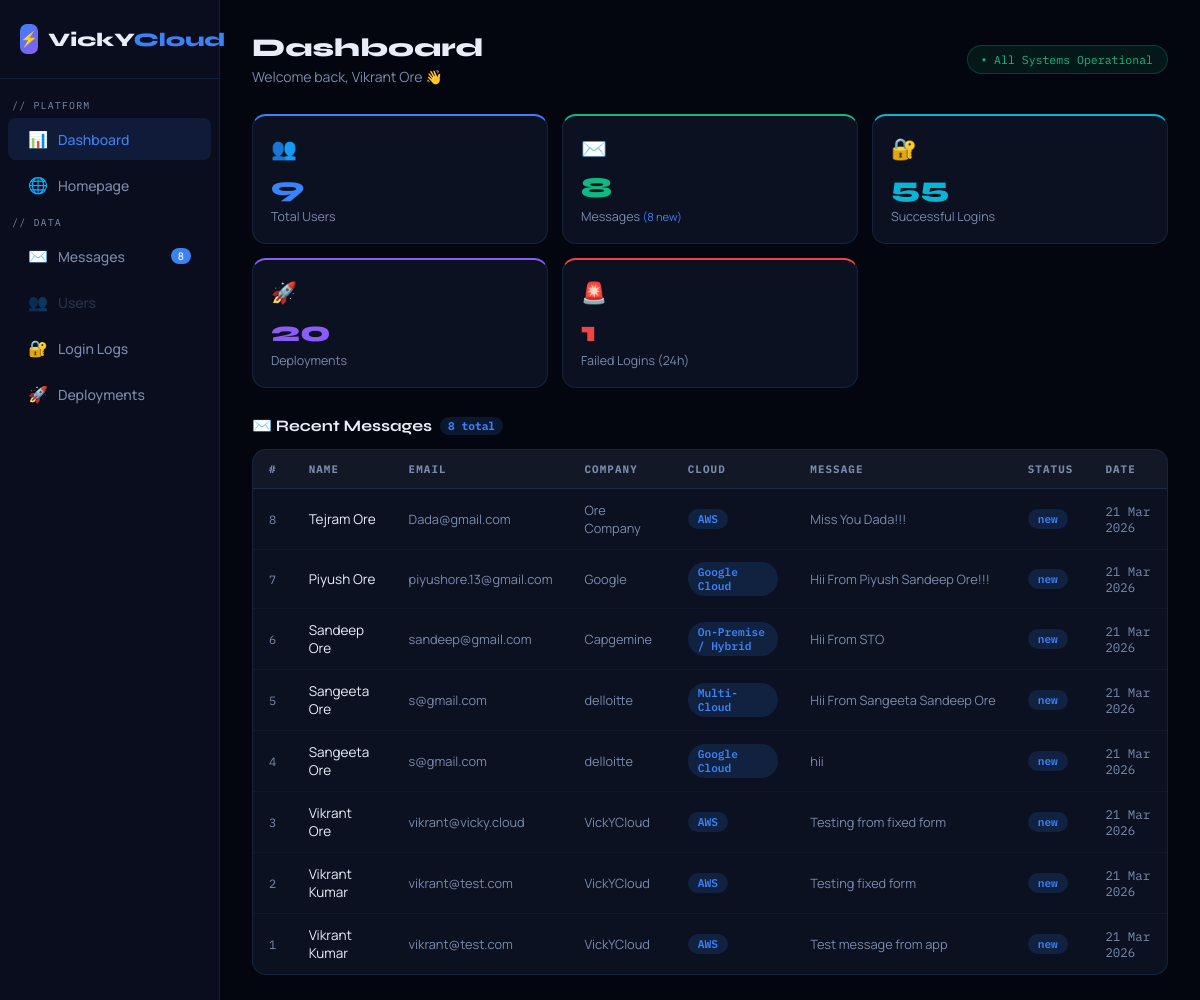
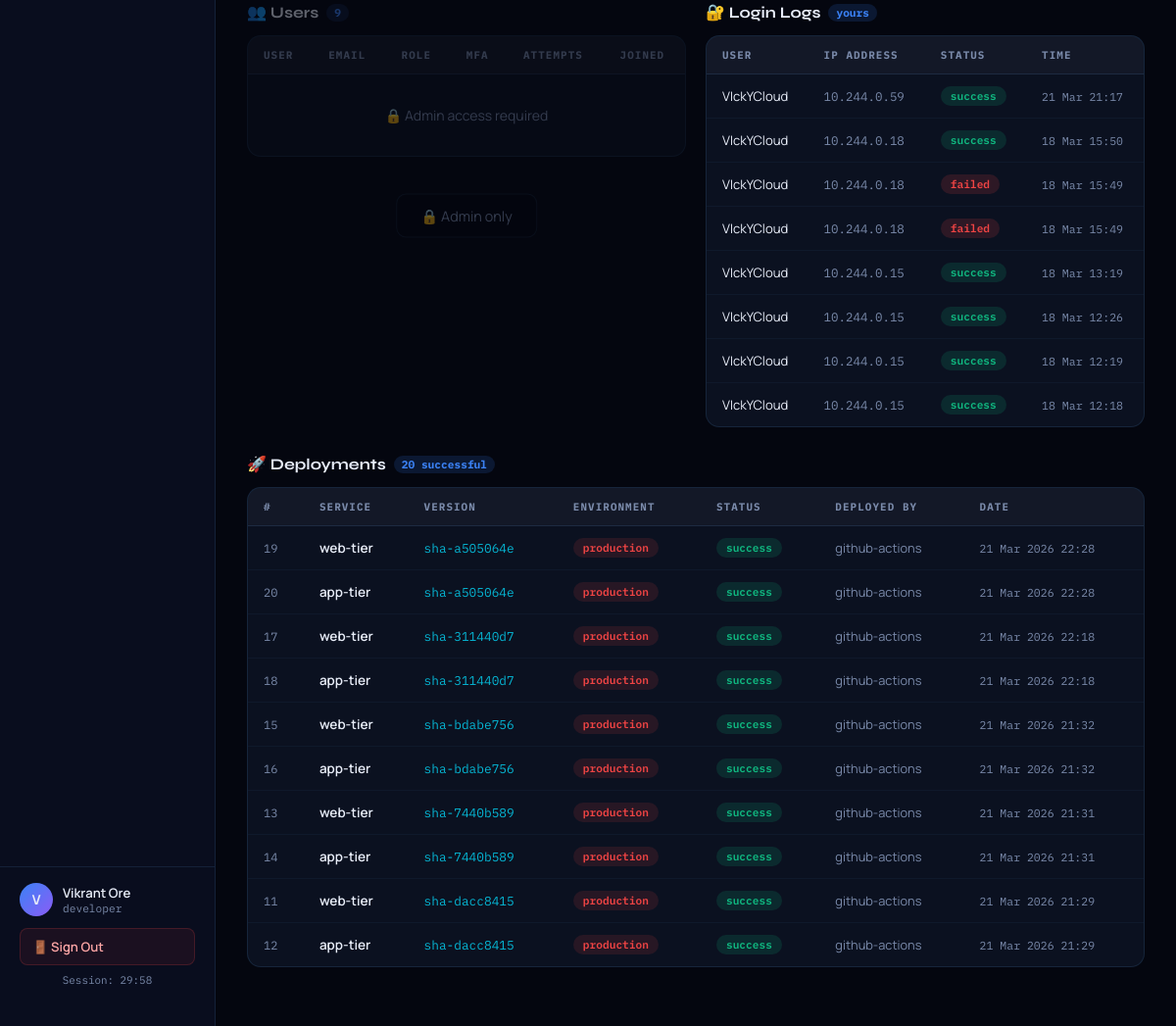
The app's page /app-tier/dashboard.php (signed in) with its own data (2 pictures, top to bottom).
### tables this page shows
CREATE TABLE `messages` (
  `id` int NOT NULL AUTO_INCREMENT,
  `user_id` int DEFAULT NULL,
  `first_name` varchar(100) NOT NULL,
  `last_name` varchar(100) NOT NULL,
  `email` varchar(255) NOT NULL,
  `company` varchar(150) DEFAULT NULL,
  `cloud` enum('AWS','Google Cloud','Azure','Multi-Cloud','On-Premise / Hybrid','') DEFAULT '',
  `message` text NOT NULL,
  `status` enum('new','read','replied') DEFAULT 'new',
  `created_at` timestamp NULL DEFAULT CURRENT_TIMESTAMP,
  PRIMARY KEY (`id`),
  KEY `fk_messages_user` (`user_id`),
  KEY `idx_messages_email` (`email`),
  KEY `idx_messages_status` (`status`),
  KEY `idx_messages_created` (`created_at`),
  CONSTRAINT `fk_messages_user` FOREIGN KEY (`user_id`) REFERENCES `users` (`id`) ON DELETE SET NULL
);

CREATE TABLE `users` (
  `id` int NOT NULL AUTO_INCREMENT,
  `username` varchar(80) DEFAULT NULL,
  `first_name` varchar(100) NOT NULL,
  `last_name` varchar(100) NOT NULL,
  `email` varchar(255) NOT NULL,
  `password_hash` varchar(255) NOT NULL,
  `company` varchar(150) DEFAULT NULL,
  `role` enum('admin','developer','viewer') DEFAULT 'developer',
  `mfa_enabled` tinyint(1) DEFAULT '0',
  `mfa_secret` varchar(64) DEFAULT NULL,
  `remember_token` varchar(64) DEFAULT NULL,
  `login_attempts` tinyint DEFAULT '0',
  `locked_until` datetime DEFAULT NULL,
  `last_login` datetime DEFAULT NULL,
  `created_at` timestamp NULL DEFAULT CURRENT_TIMESTAMP,
  `updated_at` timestamp NULL DEFAULT CURRENT_TIMESTAMP ON UPDATE CURRENT_TIMESTAMP,
  PRIMARY KEY (`id`),
  UNIQUE KEY `email` (`email`),
  UNIQUE KEY `username` (`username`),
  KEY `idx_users_email` (`email`),
  KEY `idx_users_username` (`username`)
);

CREATE TABLE `deployments` (
  `id` int NOT NULL AUTO_INCREMENT,
  `service_name` varchar(150) NOT NULL,
  `version` varchar(50) NOT NULL,
  `environment` enum('dev','staging','production') NOT NULL,
  `status` enum('pending','running','success','failed') DEFAULT 'pending',
  `deployed_by` varchar(100) DEFAULT NULL,
  `deployed_at` timestamp NULL DEFAULT CURRENT_TIMESTAMP,
  PRIMARY KEY (`id`),
  KEY `idx_deployments_env` (`environment`),
  KEY `idx_deployments_status` (`status`)
);

### app-tier/dashboard.php (the view, shortened to what this page needs)
<?php
$host = getenv('DB_HOST') ?: 'mysql-service';
$user = getenv('DB_USER') ?: 'vickyuser';
$pass = getenv('DB_PASS') ?: 'password123';
$db   = getenv('DB_NAME') ?: 'devopsdb';
$conn = new mysqli($host, $user, $pass, $db);
$current_user_id   = (int) $_SESSION['user_id'];
$current_user_name = $_SESSION['user_name']  ?? 'User';
$current_role      = $_SESSION['user_role']  ?? 'developer';
$is_admin          = ($current_role === 'admin');
$total_users    = $conn->query("SELECT COUNT(*) c FROM users")->fetch_assoc()['c'];
$total_messages = $conn->query("SELECT COUNT(*) c FROM messages")->fetch_assoc()['c'];
$new_messages   = $conn->query("SELECT COUNT(*) c FROM messages WHERE status='new'")->fetch_assoc()['c'];
$total_logins   = $conn->query("SELECT COUNT(*) c FROM login_logs WHERE status='success'")->fetch_assoc()['c'];
$total_deploys  = $conn->query("SELECT COUNT(*) c FROM deployments WHERE status='success'")->fetch_assoc()['c'];
$failed_logins  = $conn->query("SELECT COUNT(*) c FROM login_logs WHERE status='failed' AND created_at > DATE_SUB(NOW(), INTERVAL 24 HOUR)")->fetch_assoc()['c'];
$messages = $conn->query(
    "SELECT id, first_name, last_name, email, company, cloud, message, status, created_at
     FROM messages ORDER BY created_at DESC LIMIT 10"
);
$users = null;
if ($is_admin) {
    $logs = $conn->query(
        "SELECT l.id, u.username, u.email, l.ip_address, l.status, l.created_at
         FROM login_logs l
         LEFT JOIN users u ON l.user_id = u.id
         ORDER BY l.created_at DESC LIMIT 20"
    );
} else {
    $logs = $conn->query(
        "SELECT l.id, u.username, u.email, l.ip_address, l.status, l.created_at
         FROM login_logs l
         LEFT JOIN users u ON l.user_id = u.id
         WHERE l.user_id = $current_user_id
         ORDER BY l.created_at DESC LIMIT 10"
    );
}
$deployments = $conn->query(
    "SELECT id, service_name, version, environment, status, deployed_by, deployed_at
     FROM deployments ORDER BY deployed_at DESC LIMIT 10"
);
?>
<!DOCTYPE html>
<html lang="en">
<head>
</head>
<body>
<aside class="sidebar">
  <div class="sidebar-brand">
    <div class="brand-icon">⚡</div>
    <div class="brand-text">VickY<span>Cloud</span></div>
  </div>
  <div class="nav-section">// Platform</div>
  <a class="nav-item active" href="dashboard.php"><span class="nav-icon">📊</span> Dashboard</a>
  <a class="nav-item" href="index.html"><span class="nav-icon">🌐</span> Homepage</a>
  <div class="nav-section">// Data</div>
  <a class="nav-item" href="#messages"><span class="nav-icon">✉️</span> Messages
    <?php if($new_messages > 0): ?><span class="nav-badge"><?= $new_messages ?></span><?php endif; ?>
  </a>
  <a class="nav-item admin-only-nav" href="#users"><span class="nav-icon">👥</span> Users</a>
  <a class="nav-item" href="#logs"><span class="nav-icon">🔐</span> Login Logs</a>
  <a class="nav-item" href="#deployments"><span class="nav-icon">🚀</span> Deployments</a>
  <div class="sidebar-footer">
    <div class="user-info">
      <div class="user-avatar"><?= strtoupper(substr($current_user_name, 0, 1)) ?></div>
      <div>
        <div class="user-name"><?= htmlspecialchars($current_user_name) ?></div>
        <div class="user-role"><?= htmlspecialchars($current_role) ?><?= $is_admin ? ' 👑' : '' ?></div>
      </div>
    </div>
    <a href="logout.php" class="logout-btn">🚪 Sign Out</a>
    <div class="session-timer" id="session-timer">Session: 30:00</div>
  </div>
</aside>
<main class="main">
  <div class="page-header">
    <div>
      <div class="page-title">Dashboard <?= $is_admin ? '👑' : '' ?></div>
      <div class="page-subtitle">Welcome back, <?= htmlspecialchars($current_user_name) ?> 👋
      </div>
    </div>
    <div class="live-badge">All Systems Operational</div>
  </div>
  <div class="stats-grid">
    <div class="stat-card"><div class="stat-icon">👥</div><div class="stat-val"><?= $total_users ?></div><div class="stat-lbl">Total Users</div></div>
    <div class="stat-card"><div class="stat-icon">✉️</div><div class="stat-val"><?= $total_messages ?></div><div class="stat-lbl">Messages <?php if($new_messages>0):?><span style="color:var(--accent);font-size:0.7rem">(<?=$new_messages?> new)</span><?php endif;?></div></div>
    <div class="stat-card"><div class="stat-icon">🔐</div><div class="stat-val"><?= $total_logins ?></div><div class="stat-lbl">Successful Logins</div></div>
    <div class="stat-card"><div class="stat-icon">🚀</div><div class="stat-val"><?= $total_deploys ?></div><div class="stat-lbl">Deployments</div></div>
    <div class="stat-card"><div class="stat-icon">🚨</div><div class="stat-val"><?= $failed_logins ?></div><div class="stat-lbl">Failed Logins (24h)</div></div>
  </div>
  <div class="section" id="messages">
    <div class="section-header">
      <div class="section-title">✉️ Recent Messages <span class="section-count"><?= $total_messages ?> total</span></div>
    </div>
    <div class="table-wrap">
      <table>
        <thead><tr><th>#</th><th>Name</th><th>Email</th><th>Company</th><th>Cloud</th><th>Message</th><th>Status</th><th>Date</th></tr></thead>
        <tbody>
          <?php if ($messages->num_rows === 0): ?>
            <tr class="empty-row"><td colspan="8">No messages yet — submit the contact form to see data here</td></tr>
          <?php else: while ($row = $messages->fetch_assoc()): ?>
          <tr>
            <td style="color:var(--muted);font-family:'IBM Plex Mono',monospace;font-size:0.75rem"><?= $row['id'] ?></td>
            <td><?= htmlspecialchars($row['first_name'].' '.$row['last_name']) ?></td>
            <td style="color:var(--muted);font-size:0.8rem"><?= htmlspecialchars($row['email']) ?></td>
            <td style="color:var(--muted);font-size:0.8rem"><?= htmlspecialchars($row['company']??'—') ?></td>
            <td><?php if($row['cloud']):?><span class="badge badge-new"><?= htmlspecialchars($row['cloud']) ?></span><?php else:?>—<?php endif;?></td>
            <td><div class="msg-preview" title="<?= htmlspecialchars($row['message']) ?>"><?= htmlspecialchars($row['message']) ?></div></td>
            <td><span class="badge badge-<?= $row['status'] ?>"><?= $row['status'] ?></span></td>
            <td style="color:var(--muted);font-size:0.78rem;font-family:'IBM Plex Mono',monospace"><?= date('d M Y', strtotime($row['created_at'])) ?></td>
          </tr>
          <?php endwhile; endif; ?>
        </tbody>
      </table>
    </div>
  </div>
  <div class="two-col">
    <div class="section admin-only-section" id="users">
      <div class="section-header">
        <div class="section-title">👥 Users <span class="section-count"><?= $total_users ?></span></div>
      </div>
      <div class="table-wrap">
        <table>
          <thead><tr><th>User</th><th>Email</th><th>Role</th><th>MFA</th><th>Attempts</th><th>Joined</th></tr></thead>
          <tbody>
            <?php if (!$is_admin): ?>
              <tr class="empty-row"><td colspan="6">🔒 Admin access required</td></tr>
            <?php elseif ($users->num_rows === 0): ?>
              <tr class="empty-row"><td colspan="6">No users found</td></tr>
            <?php endif; ?>
          </tbody>
        </table>
      </div>
    </div>
    <div class="section" id="logs">
      <div class="section-header">
        <div class="section-title">🔐 Login Logs <span class="section-count"><?= $is_admin?'all':'yours' ?></span></div>
      </div>
      <div class="table-wrap">
        <table>
          <thead><tr><th>User</th><th>IP Address</th><th>Status</th><th>Time</th></tr></thead>
          <tbody>
            <?php if ($logs->num_rows === 0): ?>
              <tr class="empty-row"><td colspan="4">No login activity yet</td></tr>
            <?php else: while ($row = $logs->fetch_assoc()): ?>
            <tr>
              <td style="font-size:0.82rem"><?= htmlspecialchars($row['username']??'unknown') ?></td>
              <td style="font-family:'IBM Plex Mono',monospace;font-size:0.78rem;color:var(--muted)"><?= htmlspecialchars($row['ip_address']) ?></td>
              <td><span class="badge badge-<?= $row['status'] ?>"><?= $row['status'] ?></span></td>
              <td style="color:var(--muted);font-size:0.72rem;font-family:'IBM Plex Mono',monospace"><?= date('d M H:i', strtotime($row['created_at'])) ?></td>
            </tr>
            <?php endwhile; endif; ?>
          </tbody>
        </table>
      </div>
    </div>
  </div>
  <div class="section" id="deployments">
    <div class="section-header">
      <div class="section-title">🚀 Deployments <span class="section-count"><?= $total_deploys ?> successful</span></div>
    </div>
    <div class="table-wrap">
      <table>
        <thead><tr><th>#</th><th>Service</th><th>Version</th><th>Environment</th><th>Status</th><th>Deployed By</th><th>Date</th></tr></thead>
        <tbody>
          <?php if ($deployments->num_rows === 0): ?>
            <tr class="empty-row"><td colspan="7">No deployments yet — GitHub Actions will populate this automatically</td></tr>
          <?php else: while ($row = $deployments->fetch_assoc()): ?>
          <tr>
            <td style="color:var(--muted);font-family:'IBM Plex Mono',monospace;font-size:0.75rem"><?= $row['id'] ?></td>
            <td style="font-weight:600"><?= htmlspecialchars($row['service_name']) ?></td>
            <td style="font-family:'IBM Plex Mono',monospace;font-size:0.8rem;color:var(--accent2)"><?= htmlspecialchars($row['version']) ?></td>
            <td><span class="badge badge-<?= $row['environment'] ?>"><?= $row['environment'] ?></span></td>
            <td><span class="badge badge-<?= $row['status'] ?>"><?= $row['status'] ?></span></td>
            <td style="color:var(--muted);font-size:0.8rem"><?= htmlspecialchars($row['deployed_by']??'—') ?></td>
            <td style="color:var(--muted);font-size:0.72rem;font-family:'IBM Plex Mono',monospace"><?= date('d M Y H:i', strtotime($row['deployed_at'])) ?></td>
          </tr>
          <?php endwhile; endif; ?>
        </tbody>
      </table>
    </div>
  </div>
</main>
</body>
</html>

### records on screen
messages: id "8", first_name+last_name "Tejram Ore", email "Dada@gmail.com", company "Ore Company", cloud "AWS", message "Miss You Dada!!!", status "new", created_at "21 Mar 2026"
messages: id "7", first_name+last_name "Piyush Ore", email "piyushore.13@gmail.com", company "Google", cloud "Google Cloud", message "Hii From Piyush Sandeep Ore!!!", status "new", created_at "21 Mar 2026"
messages: id "6", first_name+last_name "Sandeep Ore", email "sandeep@gmail.com", company "Capgemine", cloud "On-Premise / Hybrid", message "Hii From STO", status "new", created_at "21 Mar 2026"
messages: id "5", first_name+last_name "Sangeeta Ore", email "s@gmail.com", company "delloitte", cloud "Multi-Cloud", message "Hii From Sangeeta Sandeep Ore", status "new", created_at "21 Mar 2026"
messages: id "4", first_name+last_name "Sangeeta Ore", email "s@gmail.com", company "delloitte", cloud "Google Cloud", message "hii", status "new", created_at "21 Mar 2026"
messages: id "3", first_name+last_name "Vikrant Ore", email "vikrant@vicky.cloud", company "VickYCloud", cloud "AWS", message "Testing from fixed form", status "new", created_at "21 Mar 2026"
messages: id "2", first_name+last_name "Vikrant Kumar", email "vikrant@test.com", company "VickYCloud", cloud "AWS", message "Testing fixed form", status "new", created_at "21 Mar 2026"
messages: id "1", first_name+last_name "Vikrant Kumar", email "vikrant@test.com", company "VickYCloud", cloud "AWS", message "Test message from app", status "new", created_at "21 Mar 2026"
deployments: id "19", service_name "web-tier", version "sha-a505064e", environment "production", status "success", deployed_by "github-actions", deployed_at "21 Mar 2026 22:28"
deployments: id "20", service_name "app-tier", version "sha-a505064e", environment "production", status "success", deployed_by "github-actions", deployed_at "21 Mar 2026 22:28"
deployments: id "17", service_name "web-tier", version "sha-311440d7", environment "production", status "success", deployed_by "github-actions", deployed_at "21 Mar 2026 22:18"
deployments: id "18", service_name "app-tier", version "sha-311440d7", environment "production", status "success", deployed_by "github-actions", deployed_at "21 Mar 2026 22:18"
deployments: id "15", service_name "web-tier", version "sha-bdabe756", environment "production", status "success", deployed_by "github-actions", deployed_at "21 Mar 2026 21:32"
deployments: id "16", service_name "app-tier", version "sha-bdabe756", environment "production", status "success", deployed_by "github-actions", deployed_at "21 Mar 2026 21:32"
deployments: id "13", service_name "web-tier", version "sha-7440b589", environment "production", status "success", deployed_by "github-actions", deployed_at "21 Mar 2026 21:31"
deployments: id "14", service_name "app-tier", version "sha-7440b589", environment "production", status "success", deployed_by "github-actions", deployed_at "21 Mar 2026 21:31"
deployments: id "11", service_name "web-tier", version "sha-dacc8415", environment "production", status "success", deployed_by "github-actions", deployed_at "21 Mar 2026 21:29"
deployments: id "12", service_name "app-tier", version "sha-dacc8415", environment "production", status "success", deployed_by "github-actions", deployed_at "21 Mar 2026 21:29"

### other values on screen
$new_messages "8"
substr($current_user_name, 0, 1) "V"
$current_user_name "Vikrant Ore"
$current_role "developer"
$total_users "9"
$total_messages "8"
$total_logins "55"
$total_deploys "20"
$failed_logins "1"
$row['username'] "VIckYCloud"
$row['ip_address'] "10.244.0.59"
$row['status'] "success"
date('d M H:i', strtotime($row['created_at'])) "21 Mar 21:17"
$row['ip_address'] "10.244.0.18"
date('d M H:i', strtotime($row['created_at'])) "18 Mar 15:50"
